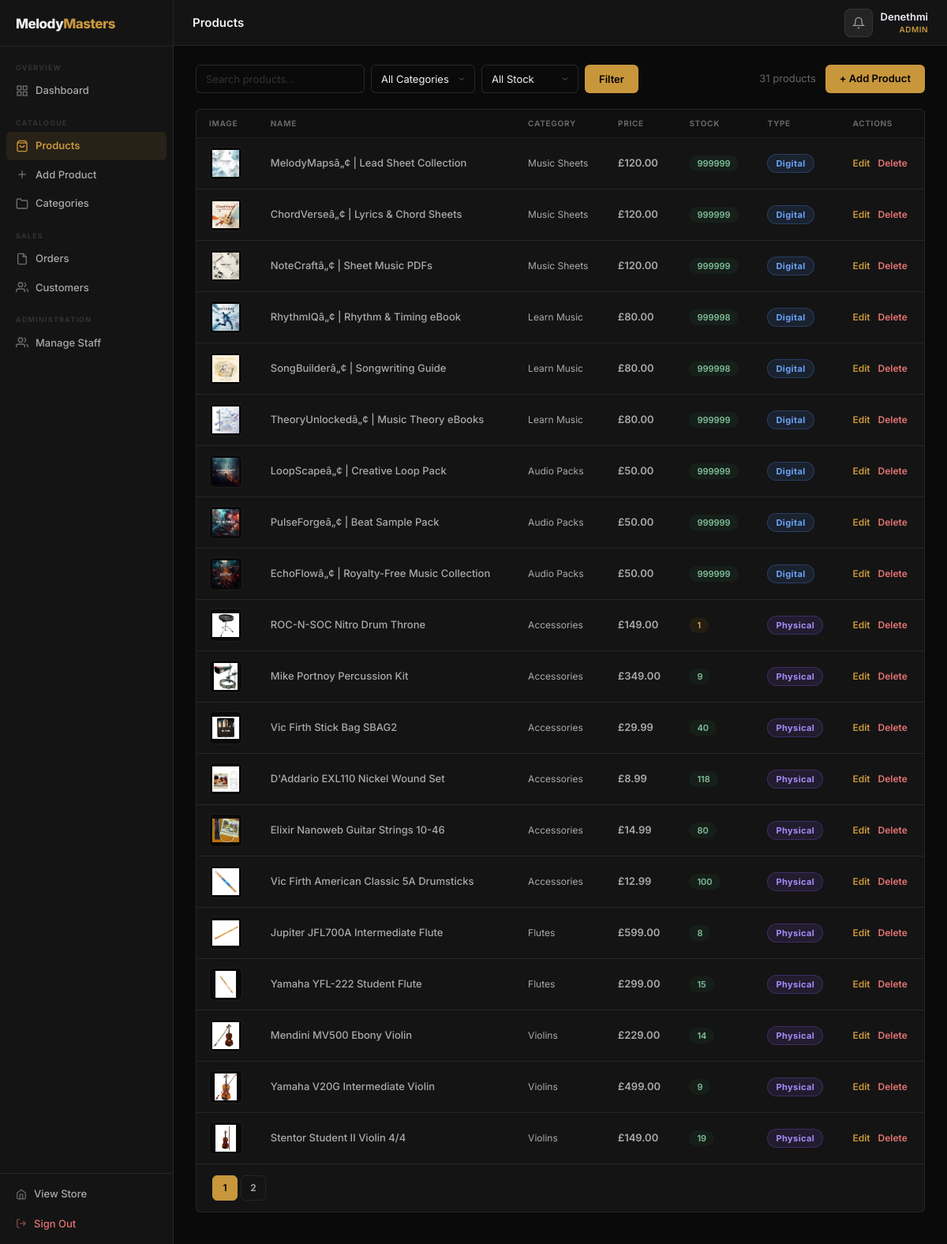
The app's page /admin/products.php (signed in) with its own data.
### tables this page shows
CREATE TABLE `products` (
  `id` int(11) NOT NULL,
  `category_id` int(11) NOT NULL,
  `name` varchar(150) NOT NULL,
  `price` decimal(10,2) NOT NULL,
  `shipping_cost` decimal(10,2) DEFAULT '0.00',
  `stock` int(11) DEFAULT '0',
  `type` enum('physical','digital') NOT NULL,
  `image` varchar(255) DEFAULT NULL,
  `description` text,
  `created_at` timestamp NOT NULL DEFAULT CURRENT_TIMESTAMP
);

CREATE TABLE `categories` (
  `id` int(11) NOT NULL,
  `name` varchar(100) NOT NULL,
  `parent_id` int(11) DEFAULT NULL,
  `type` enum('physical','digital') NOT NULL DEFAULT 'physical'
);

### admin/products.php (the view, shortened to what this page needs)
<?php
require_once __DIR__ . '/layout.php';
$search   = trim($_GET['q']   ?? '');
$cat_f    = (int)($_GET['cat'] ?? 0);
$stock_f  = $_GET['stock'] ?? '';
$page     = max(1, (int)($_GET['p'] ?? 1));
$per_page = 20;
$offset   = ($page - 1) * $per_page;
$where  = "WHERE 1=1";
$cnt_stmt = mysqli_prepare($conn, "SELECT COUNT(*) FROM products p $where");
mysqli_stmt_execute($cnt_stmt);
$total_rows  = mysqli_fetch_row(mysqli_stmt_get_result($cnt_stmt))[0];
$total_pages = max(1, (int)ceil($total_rows / $per_page));
$lst_stmt = mysqli_prepare($conn,
    "SELECT p.id, p.name, p.price, p.stock, p.type, p.image, c.name AS category
     FROM products p
     LEFT JOIN categories c ON c.id = p.category_id
     $where
     ORDER BY p.id DESC
     LIMIT $per_page OFFSET $offset"
);
mysqli_stmt_execute($lst_stmt);
$products = mysqli_fetch_all(mysqli_stmt_get_result($lst_stmt), MYSQLI_ASSOC);
?>
<div class="admin-filter-bar prod-filter-bar">
  <form method="GET" action="products.php" class="admin-filter-form prod-filter-form">
    <input type="text" name="q" value="<?= htmlspecialchars($search) ?>"
           placeholder="Search products…" class="admin-input prod-search-input">
    <select name="cat" class="admin-select">
      <option value="0">All Categories</option>
    </select>
    <select name="stock" class="admin-select">
      <option value="">All Stock</option>
    </select>
    <div class="prod-filter-btns">
      <button type="submit" class="admin-btn admin-btn--primary">Filter</button>
    </div>
  </form>
  <div class="prod-bar-right">
    <span class="admin-result-count"><?= number_format($total_rows) ?> product<?= $total_rows !== 1 ? 's' : '' ?></span>
    <a href="add_product.php" class="admin-btn admin-btn--primary">+ Add Product</a>
  </div>
</div>
<div class="admin-panel prod-table-panel">
  <div class="admin-table-wrap">
    <table class="admin-table">
      <thead>
        <tr>
          <th>Image</th>
          <th>Name</th>
          <th>Category</th>
          <th>Price</th>
          <th>Stock</th>
          <th>Type</th>
          <th>Actions</th>
        </tr>
      </thead>
      <tbody>
        <?php foreach ($products as $prod):
          $img = $prod['image']
            ? '/melody-masters-online-store/assets/images/' . htmlspecialchars($prod['image'])
            : '/melody-masters-online-store/assets/images/placeholder.png';
          $stock_cls = $prod['stock'] == 0 ? 'admin-stock--out' : ($prod['stock'] <= 5 ? 'admin-stock--low' : 'admin-stock--ok');
        ?>
        <tr>
          <td>
            <div class="admin-prod-thumb">
              <img src="<?= $img ?>" alt="<?= htmlspecialchars($prod['name']) ?>">
            </div>
          </td>
          <td class="admin-prod-name"><?= htmlspecialchars($prod['name']) ?></td>
          <td class="admin-muted"><?= htmlspecialchars($prod['category'] ?? '—') ?></td>
          <td class="admin-amount">£<?= number_format((float)$prod['price'], 2) ?></td>
          <td><span class="admin-stock <?= $stock_cls ?>"><?= $prod['stock'] ?></span></td>
          <td>
            <?php if ($prod['type'] === 'digital'): ?>
              <span class="admin-type-digital">Digital</span>
            <?php else: ?>
              <span class="admin-type-physical">Physical</span>
            <?php endif; ?>
          </td>
          <td>
            <div class="admin-row-actions">
              <a href="edit_product.php?id=<?= $prod['id'] ?>" class="admin-row-action">Edit</a>
              <a href="products.php?delete=<?= $prod['id'] ?>"
                 class="admin-row-action admin-row-action--danger"
                 onclick="return confirm('Delete \'<?= htmlspecialchars(addslashes($prod['name'])) ?>\'?')">Delete</a>
            </div>
          </td>
        </tr>
        <?php endforeach; ?>
      </tbody>
    </table>
  </div>
  <?php if ($total_pages > 1): ?>
  <div class="admin-pagination">
    <?php for ($i = 1; $i <= $total_pages; $i++): ?>
    <a href="?p=<?= $i ?>&q=<?= urlencode($search) ?>&cat=<?= $cat_f ?>&stock=<?= $stock_f ?>"
       class="admin-page-btn <?= $i === $page ? 'is-active' : '' ?>"><?= $i ?></a>
    <?php endfor; ?>
  </div>
  <?php endif; ?>
</div>

### assets/css/admin.css (style rules this page uses)
.admin-body { margin: 0; background: var(--bg); color: var(--white); font-family: 'Inter', sans-serif; font-size: 14px; line-height: 1.5; overflow-x: hidden; }
.admin-panel { background: var(--bg-card); border: 1px solid var(--line); border-radius: var(--r); overflow: hidden; }
.admin-table-wrap { overflow-x: auto; }
.admin-table { width: 100%; border-collapse: collapse; font-size: 13px; }
.admin-table th { padding: 10px 16px; font-size: 10px; font-weight: 700; text-transform: uppercase; letter-spacing: 0.7px; color: var(--muted); text-align: left; border-bottom: 1px solid var(--line); white-space: nowrap; background: rgba(0,0,0,0.25); }
.admin-table td { padding: 11px 16px; border-bottom: 1px solid var(--line); color: var(--mid); vertical-align: middle; }
.admin-table tr:last-child td { border-bottom: none; }
.admin-amount { font-weight: 600; color: var(--white); }
.admin-muted { color: var(--muted); font-size: 12px; }
.admin-row-actions { display: flex; gap: 10px; }
.admin-row-action { font-size: 12px; font-weight: 600; color: var(--gold); white-space: nowrap; transition: opacity 0.15s; }
.admin-row-action--danger { color: #e57373 !important; }
.admin-type-physical, .admin-type-digital { display: inline-block; padding: 3px 10px; border-radius: 20px; font-size: 11px; font-weight: 700; letter-spacing: 0.4px; white-space: nowrap; }
.admin-type-physical { background: rgba(139,92,246,0.12); color: #a78bfa; border: 1px solid rgba(139,92,246,0.25); }
.admin-type-digital { background: rgba(79,142,247,0.12); color: #6aa3f5; border: 1px solid rgba(79,142,247,0.25); }
.admin-filter-bar { display: flex; align-items: center; justify-content: space-between; flex-wrap: wrap; gap: 12px; }
.admin-filter-form { display: flex; align-items: center; gap: 8px; flex-wrap: wrap; }
.admin-result-count { font-size: 13px; color: var(--muted); white-space: nowrap; }
.admin-input { padding: 8px 12px; background: var(--bg); border: 1px solid var(--line-md); border-radius: 6px; color: var(--white); font-size: 13px; font-family: inherit; transition: border-color 0.15s; min-width: 0; height: 36px; }
.admin-input::placeholder { color: var(--dim); }
.admin-select { padding: 0 32px 0 12px; background: var(--bg); border: 1px solid var(--line-md); border-radius: 6px; color: var(--white); font-size: 13px; font-family: inherit; appearance: none; -webkit-appearance: none; background-repeat: no-repeat; background-position: right 10px center; cursor: pointer; transition: border-color 0.15s; height: 36px; }
.admin-btn { display: inline-flex; align-items: center; gap: 6px; padding: 0 18px; height: 36px; border-radius: 6px; font-size: 13px; font-weight: 600; cursor: pointer; border: none; white-space: nowrap; transition: all 0.15s; font-family: inherit; text-decoration: none; }
.admin-btn--primary { background: var(--gold); color: #000; }
.admin-pagination { display: flex; gap: 4px; padding: 14px 20px; border-top: 1px solid var(--line); flex-wrap: wrap; }
.admin-page-btn { min-width: 32px; height: 32px; display: flex; align-items: center; justify-content: center; border-radius: 6px; font-size: 12px; font-weight: 600; color: var(--mid); border: 1px solid var(--line); transition: all 0.15s; text-decoration: none; padding: 0 8px; }
.admin-page-btn.is-active { background: var(--gold); color: #000; border-color: var(--gold); }
.admin-prod-thumb { width: 42px; height: 42px; border-radius: 6px; background: var(--bg); border: 1px solid var(--line); overflow: hidden; display: flex; align-items: center; justify-content: center; padding: 3px; flex-shrink: 0; }
.admin-prod-thumb img { max-width: 100%; max-height: 100%; object-fit: contain; }
.admin-prod-name { font-weight: 500; color: var(--white); }
.admin-stock { display: inline-flex; align-items: center; padding: 2px 10px; border-radius: 12px; font-size: 11px; font-weight: 600; }
.admin-stock--ok { background: rgba(46,125,79,0.1); color: #7fbf9a; }
.admin-stock--low { background: rgba(180,120,20,0.1); color: #e6a84a; }

### admin/products.php (style rules this page uses)
.prod-filter-form { display: flex; align-items: center; gap: 8px; flex-wrap: wrap; }
.prod-filter-btns { display: flex; gap: 6px; }
.prod-bar-right { display: flex; align-items: center; gap: 12px; flex-shrink: 0; }

### records on screen
products: image (picture), name "MelodyMapsâ„¢ | Lead Sheet Collection", category.name "Music Sheets", price "120.00", stock "999999", type "Digital"
products: image (picture), name "ChordVerseâ„¢ | Lyrics & Chord Sheets", category.name "Music Sheets", price "120.00", stock "999999", type "Digital"
products: image (picture), name "NoteCraftâ„¢ | Sheet Music PDFs", category.name "Music Sheets", price "120.00", stock "999999", type "Digital"
products: image (picture), name "RhythmIQâ„¢ | Rhythm & Timing eBook", category.name "Learn Music", price "80.00", stock "999998", type "Digital"
products: image (picture), name "SongBuilderâ„¢ | Songwriting Guide", category.name "Learn Music", price "80.00", stock "999998", type "Digital"
products: image (picture), name "TheoryUnlockedâ„¢ | Music Theory eBooks", category.name "Learn Music", price "80.00", stock "999999", type "Digital"
products: image (picture), name "LoopScapeâ„¢ | Creative Loop Pack", category.name "Audio Packs", price "50.00", stock "999999", type "Digital"
products: image (picture), name "PulseForgeâ„¢ | Beat Sample Pack", category.name "Audio Packs", price "50.00", stock "999999", type "Digital"
products: image (picture), name "EchoFlowâ„¢ | Royalty-Free Music Collection", category.name "Audio Packs", price "50.00", stock "999999", type "Digital"
products: image (picture), name "ROC-N-SOC Nitro Drum Throne", category.name "Accessories", price "149.00", stock "1", type "Physical"
products: image (picture), name "Mike Portnoy Percussion Kit", category.name "Accessories", price "349.00", stock "9", type "Physical"
products: image (picture), name "Vic Firth Stick Bag SBAG2", category.name "Accessories", price "29.99", stock "40", type "Physical"
products: image (picture), name "D'Addario EXL110 Nickel Wound Set", category.name "Accessories", price "8.99", stock "118", type "Physical"
products: image (picture), name "Elixir Nanoweb Guitar Strings 10-46", category.name "Accessories", price "14.99", stock "80", type "Physical"
products: image (picture), name "Vic Firth American Classic 5A Drumsticks", category.name "Accessories", price "12.99", stock "100", type "Physical"
products: image (picture), name "Jupiter JFL700A Intermediate Flute", category.name "Flutes", price "599.00", stock "8", type "Physical"
products: image (picture), name "Yamaha YFL-222 Student Flute", category.name "Flutes", price "299.00", stock "15", type "Physical"
products: image (picture), name "Mendini MV500 Ebony Violin", category.name "Violins", price "229.00", stock "14", type "Physical"
products: image (picture), name "Yamaha V20G Intermediate Violin", category.name "Violins", price "499.00", stock "9", type "Physical"
products: image (picture), name "Stentor Student II Violin 4/4", category.name "Violins", price "149.00", stock "19", type "Physical"

### other values on screen
$title "Products"
$admin_name "Denethmi"
$role_label "ADMIN"
$total_rows "31"
